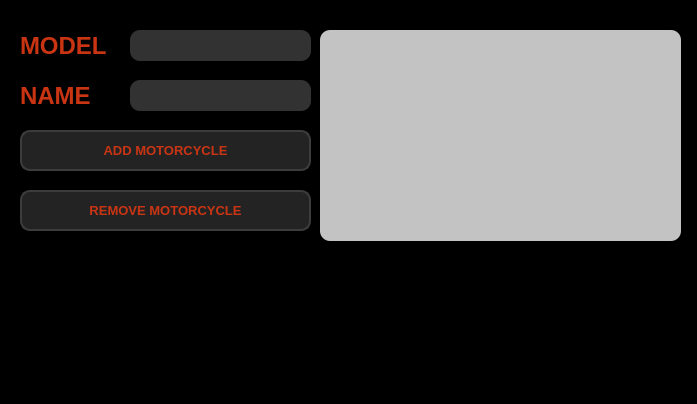
<?xml version="1.0" encoding="UTF-8"?>
<ui version="4.0">
 <class>MainWindow</class>
 <widget class="QMainWindow" name="MainWindow">
  <property name="geometry">
   <rect>
    <x>0</x>
    <y>0</y>
    <width>697</width>
    <height>404</height>
   </rect>
  </property>
  <property name="cursor">
   <cursorShape>ArrowCursor</cursorShape>
  </property>
  <property name="windowTitle">
   <string>Edit Motorcycles</string>
  </property>
  <widget class="QWidget" name="centralwidget">
   <widget class="QFrame" name="frame">
    <property name="geometry">
     <rect>
      <x>-30</x>
      <y>-10</y>
      <width>731</width>
      <height>491</height>
     </rect>
    </property>
    <property name="styleSheet">
     <string notr="true">background-color: rgb(0, 0, 0);</string>
    </property>
    <property name="frameShape">
     <enum>QFrame::StyledPanel</enum>
    </property>
    <property name="frameShadow">
     <enum>QFrame::Raised</enum>
    </property>
    <widget class="QListWidget" name="listWidget">
     <property name="geometry">
      <rect>
       <x>350</x>
       <y>40</y>
       <width>361</width>
       <height>211</height>
      </rect>
     </property>
     <property name="font">
      <font>
       <pointsize>11</pointsize>
       <bold>true</bold>
      </font>
     </property>
     <property name="styleSheet">
      <string notr="true">color: rgb(0, 0, 0);
background-color: rgb(195,195,195);
border-radius:10px;</string>
     </property>
    </widget>
    <widget class="QLineEdit" name="model_input">
     <property name="geometry">
      <rect>
       <x>160</x>
       <y>40</y>
       <width>181</width>
       <height>31</height>
      </rect>
     </property>
     <property name="font">
      <font>
       <pointsize>-1</pointsize>
       <bold>true</bold>
      </font>
     </property>
     <property name="cursor">
      <cursorShape>CrossCursor</cursorShape>
     </property>
     <property name="layoutDirection">
      <enum>Qt::LeftToRight</enum>
     </property>
     <property name="styleSheet">
      <string notr="true">background-color: rgb(50,50,50);
border-radius:10px;
color: white;
font-size: 20px;</string>
     </property>
     <property name="maxLength">
      <number>90</number>
     </property>
     <property name="frame">
      <bool>false</bool>
     </property>
     <property name="cursorPosition">
      <number>0</number>
     </property>
     <property name="alignment">
      <set>Qt::AlignCenter</set>
     </property>
     <property name="clearButtonEnabled">
      <bool>true</bool>
     </property>
    </widget>
    <widget class="QLineEdit" name="name_input">
     <property name="geometry">
      <rect>
       <x>160</x>
       <y>90</y>
       <width>181</width>
       <height>31</height>
      </rect>
     </property>
     <property name="font">
      <font>
       <pointsize>-1</pointsize>
       <bold>true</bold>
      </font>
     </property>
     <property name="cursor">
      <cursorShape>CrossCursor</cursorShape>
     </property>
     <property name="layoutDirection">
      <enum>Qt::LeftToRight</enum>
     </property>
     <property name="styleSheet">
      <string notr="true">background-color: rgb(50,50,50);
border-radius:10px;
color: white;
font-size: 20px;</string>
     </property>
     <property name="maxLength">
      <number>90</number>
     </property>
     <property name="frame">
      <bool>false</bool>
     </property>
     <property name="cursorPosition">
      <number>0</number>
     </property>
     <property name="alignment">
      <set>Qt::AlignCenter</set>
     </property>
     <property name="clearButtonEnabled">
      <bool>true</bool>
     </property>
    </widget>
    <widget class="QLabel" name="label_2">
     <property name="geometry">
      <rect>
       <x>50</x>
       <y>30</y>
       <width>91</width>
       <height>51</height>
      </rect>
     </property>
     <property name="font">
      <font>
       <pointsize>18</pointsize>
       <bold>true</bold>
      </font>
     </property>
     <property name="styleSheet">
      <string notr="true">color: rgb(201,52,19);</string>
     </property>
     <property name="text">
      <string>MODEL</string>
     </property>
    </widget>
    <widget class="QLabel" name="label_3">
     <property name="geometry">
      <rect>
       <x>50</x>
       <y>80</y>
       <width>91</width>
       <height>51</height>
      </rect>
     </property>
     <property name="font">
      <font>
       <pointsize>18</pointsize>
       <bold>true</bold>
      </font>
     </property>
     <property name="styleSheet">
      <string notr="true">color: rgb(201,52,19);</string>
     </property>
     <property name="text">
      <string>NAME</string>
     </property>
    </widget>
    <widget class="QPushButton" name="add_motorcycle_button">
     <property name="geometry">
      <rect>
       <x>50</x>
       <y>140</y>
       <width>291</width>
       <height>41</height>
      </rect>
     </property>
     <property name="font">
      <font>
       <pointsize>10</pointsize>
       <bold>true</bold>
      </font>
     </property>
     <property name="cursor">
      <cursorShape>PointingHandCursor</cursorShape>
     </property>
     <property name="styleSheet">
      <string notr="true">QPushButton {	
	background-color: rgb(35,35,35);
	border:2px solid rgb(60,60,60);
	border-radius:10px;
	color: rgb(201,52,19);
}
QPushButton:hover {	
	background-color: rgb(60,60,60);
	border:2px solid rgb(70,70,70);
}
QPushButton:pressed {	
	background-color: rgb(201,52,19);
	border:2px solid rgb(201,52,19);
	color: rgb(200,200,200);
}</string>
     </property>
     <property name="text">
      <string>ADD MOTORCYCLE</string>
     </property>
    </widget>
    <widget class="QPushButton" name="remove_motorcycle_button">
     <property name="geometry">
      <rect>
       <x>50</x>
       <y>200</y>
       <width>291</width>
       <height>41</height>
      </rect>
     </property>
     <property name="font">
      <font>
       <pointsize>10</pointsize>
       <bold>true</bold>
      </font>
     </property>
     <property name="cursor">
      <cursorShape>PointingHandCursor</cursorShape>
     </property>
     <property name="styleSheet">
      <string notr="true">QPushButton {	
	background-color: rgb(35,35,35);
	border:2px solid rgb(60,60,60);
	border-radius:10px;
	color: rgb(201,52,19);
}
QPushButton:hover {	
	background-color: rgb(60,60,60);
	border:2px solid rgb(70,70,70);
}
QPushButton:pressed {	
	background-color: rgb(201,52,19);
	border:2px solid rgb(201,52,19);
	color: rgb(200,200,200);
}</string>
     </property>
     <property name="text">
      <string>REMOVE MOTORCYCLE</string>
     </property>
    </widget>
   </widget>
  </widget>
  <widget class="QMenuBar" name="menubar">
   <property name="geometry">
    <rect>
     <x>0</x>
     <y>0</y>
     <width>697</width>
     <height>22</height>
    </rect>
   </property>
  </widget>
 </widget>
 <tabstops>
  <tabstop>model_input</tabstop>
  <tabstop>name_input</tabstop>
  <tabstop>add_motorcycle_button</tabstop>
  <tabstop>remove_motorcycle_button</tabstop>
  <tabstop>listWidget</tabstop>
 </tabstops>
 <resources/>
 <connections/>
</ui>
